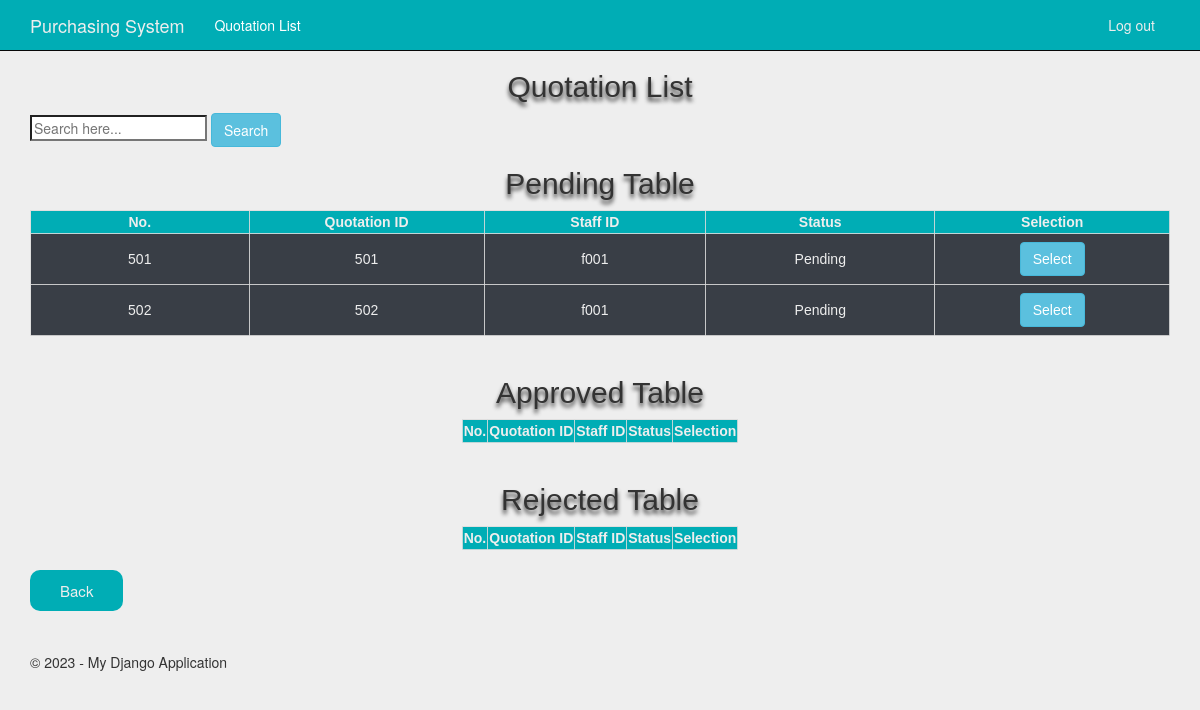
The page /viewquo (signed in) on the database as committed earlier.
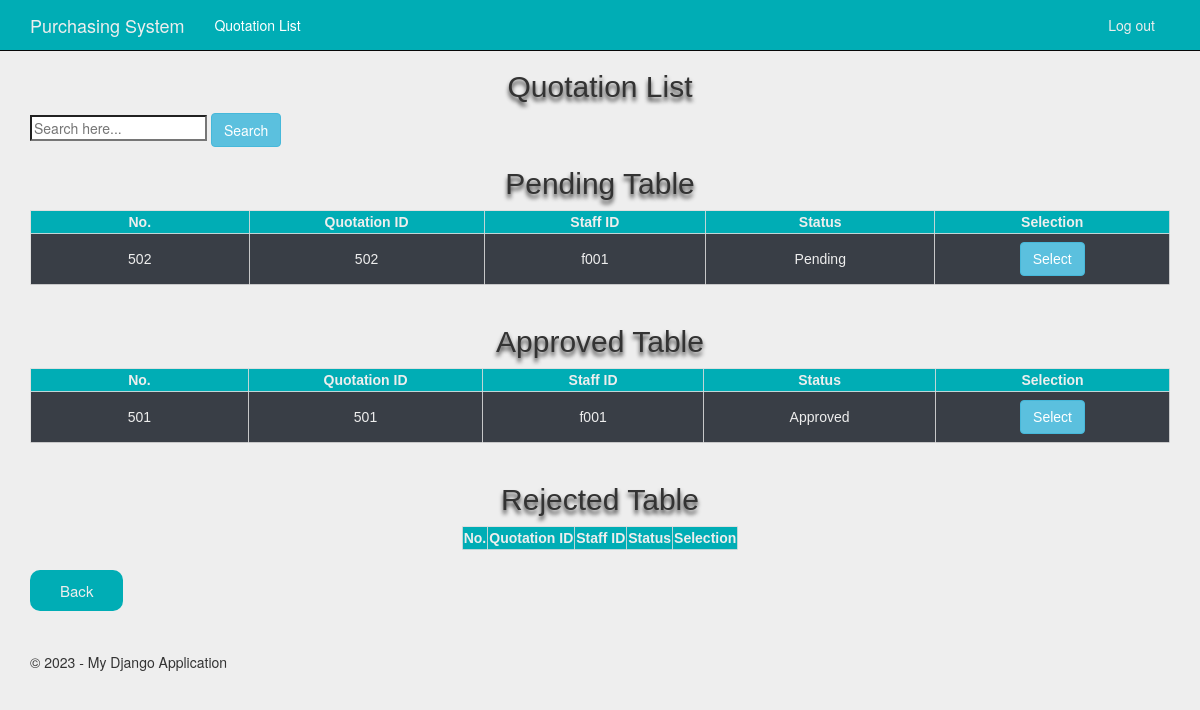
The same page on the database as committed later.
### app/models.py (models this page shows)
class Quotation(models.Model):
    quotationID = models.CharField(primary_key=True, max_length=10)
    staffID = models.ForeignKey(Staff,default=None, on_delete=models.CASCADE, null=True)
    vendorID = models.ForeignKey(Vendor,default=None, on_delete=models.CASCADE,null=True)
    totalPrice = models.FloatField(default=None, null=True)
    validityDate = models.DateField()
    qtyProvided = models.IntegerField(default=None, null=True)
    quotationStatus = models.CharField(max_length=20, default="Pending")
    selected = models.BooleanField(default=False)
    def __str__(self):
        return str(self.quotationID)

class Staff(models.Model):
    staffID = models.CharField(primary_key=True, max_length=10)
    password = models.CharField(max_length=5, null=True)
    def __str__(self):
        return str(self.staffID)

### viewquotation/views.py (the view)
# urls.py: re_path(r'^viewquo', viewquo_views.viewquo, name='viewquo'),
@login_required
def viewquo(request):
    quotation_list = Quotation.objects.filter(selected=True).only('quotationID','staffID', 'quotationStatus')
    context = {
        'title': 'Quotation List',
        'year': datetime.now().year,
        'quotation_list' : quotation_list,
    }
    return render(request, 'viewquotation/viewquotation.html', context)

### viewquotation/templates/viewquotation/viewquotation.html (shortened to what this page needs)
{% extends "app/layoutEmployee.html" %}
{% block content %}
<!DOCTYPE html>
<head>
    <h1> Quotation List </h1>
</head>
<body>
  <div>
    <form class="margintop" action = 'searchquo' method='POST'>
      <input type="text" placeholder="Search here..." aria-label="Search here.." name = "searched")>
      <button class="btn btn-info">Search</button>
    </form>
  </div>
  <div>
    <table>
      <h1>Pending Table</h1>
        <tr>
          <th>No.</th>
          <th>Quotation ID</th>
          <th>Staff ID</th>
          <th>Status</th>
          <th>Selection</th>
        </tr>
        {% for quotation in quotation_list%}
          {% if quotation.quotationStatus == 'Pending'%}
          <tr>
            <td>{{quotation}}</td>
            <td>{{quotation.quotationID}}</td>
            <td>{{quotation.staffID}}</td>
            <td>{{quotation.quotationStatus}}</td>
            <td>
              <form class='margintop' action='selectquo' method='POST'>
                <button type="submit" value={{quotation.quotationID}} name={{quotation.quotationID}} class="btn btn-info">Select</button>
              </form>
            </td>
          </tr>
          {%endif%}
        {% endfor %}
    </table>
  </div>
  <br>
  <div>
    <table>
      <h1>Approved Table</h1>
      <tr>
        <th>No.</th>
        <th>Quotation ID</th>
        <th>Staff ID</th>
        <th>Status</th>
        <th>Selection</th>
      </tr>
      {% for quotation in quotation_list%}
      {% if quotation.quotationStatus == 'Approved'%}
      <tr>
        <td>{{quotation}}</td>
        <td>{{quotation.quotationID}}</td>
        <td>{{quotation.staffID}}</td>
        <td>{{quotation.quotationStatus}}</td>
        <td>
          <form class='margintop' action='selectquo' method='POST'>
            <button type="submit" value={{quotation.quotationID}} name={{quotation.quotationID}} class="btn btn-info">Select</button>
          </form>
        </td>
      </tr>
      {%endif%}
    {% endfor %}
    </table>
  </div>
<br>
  <div>
    <table>
      <h1>Rejected Table</h1>
      <tr>
        <th>No.</th>
        <th>Quotation ID</th>
        <th>Staff ID</th>
        <th>Status</th>
        <th>Selection</th>
      </tr>
    </table>
  </div>
  <br />
  <form class="margintop" action="backtoHome" method="GET">
    <button type="submit" class="button">Back</button><br />
  </form>
</body>
</html>
{% endblock %}

Rows that differ between the two databases and show on the page:
changed Quotation id 501: moves from the list under "Pending Table" to the list under "Approved Table"
